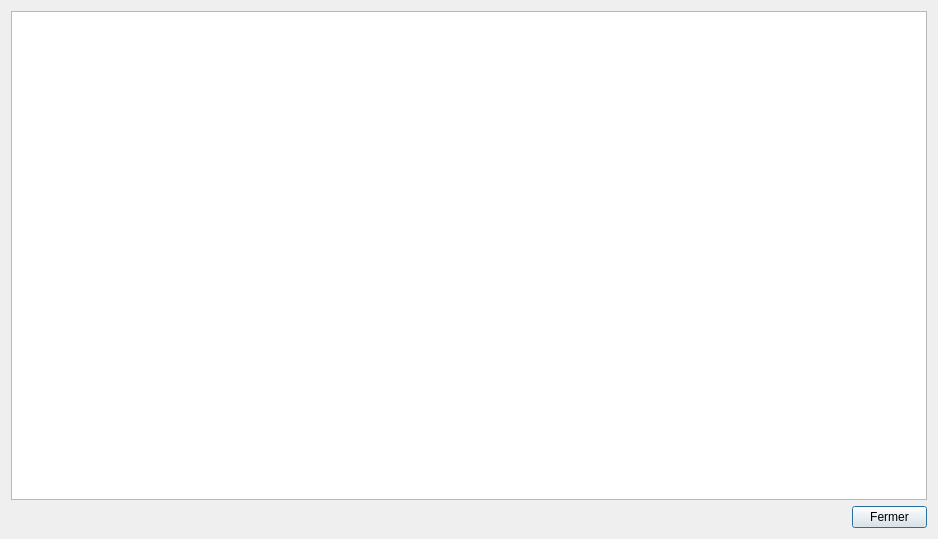
<?xml version="1.0" encoding="UTF-8"?>
<ui version="4.0">
 <class>BDDetailsCloture</class>
 <widget class="QDialog" name="BDDetailsCloture">
  <property name="geometry">
   <rect>
    <x>0</x>
    <y>0</y>
    <width>938</width>
    <height>539</height>
   </rect>
  </property>
  <property name="windowTitle">
   <string>Dialog</string>
  </property>
  <layout class="QGridLayout" name="gridLayout">
   <item row="0" column="0" colspan="2">
    <widget class="QTableView" name="tableViewActivites">
     <property name="selectionMode">
      <enum>QAbstractItemView::SingleSelection</enum>
     </property>
     <property name="selectionBehavior">
      <enum>QAbstractItemView::SelectRows</enum>
     </property>
     <attribute name="horizontalHeaderDefaultSectionSize">
      <number>210</number>
     </attribute>
     <attribute name="verticalHeaderDefaultSectionSize">
      <number>25</number>
     </attribute>
     <attribute name="verticalHeaderDefaultSectionSize">
      <number>25</number>
     </attribute>
     <attribute name="horizontalHeaderDefaultSectionSize">
      <number>210</number>
     </attribute>
    </widget>
   </item>
   <item row="1" column="1">
    <widget class="QPushButton" name="btn_fermer">
     <property name="maximumSize">
      <size>
       <width>75</width>
       <height>23</height>
      </size>
     </property>
     <property name="layoutDirection">
      <enum>Qt::RightToLeft</enum>
     </property>
     <property name="text">
      <string>Fermer</string>
     </property>
    </widget>
   </item>
  </layout>
 </widget>
 <resources/>
 <connections/>
</ui>
